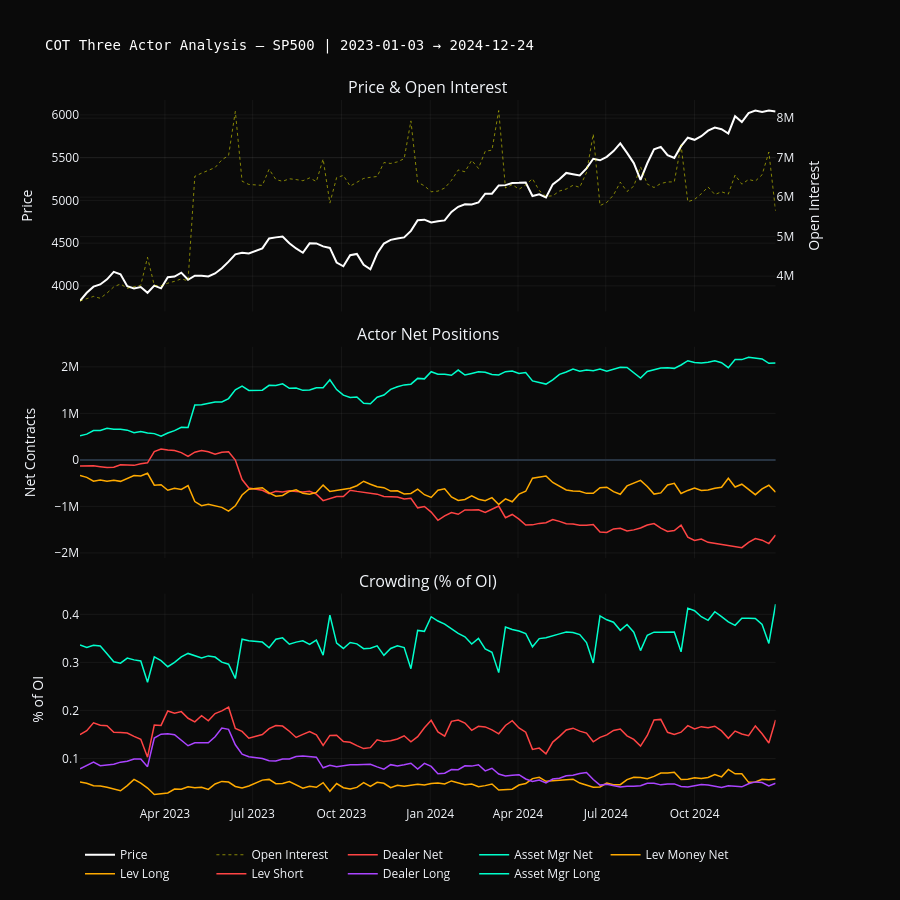

Notebook code for this chart:
### Markdown cell above
### 2023-01-01 -> 2024-12-31

### Code cell
print('Full history')
run_cot_diagnostics(cot_clean, 'SP500', '2023-01-01', '2024-12-31')
print('Diagnostics END_________________________________________________________________________________')
